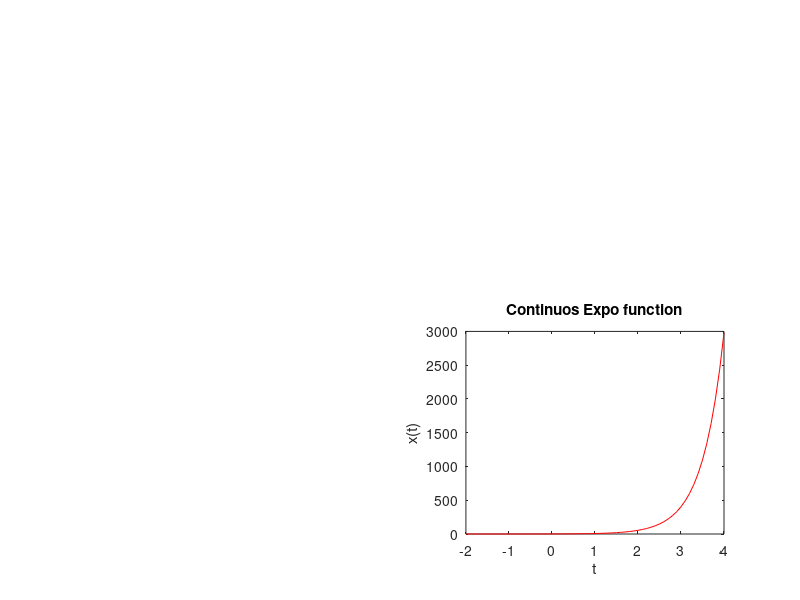

Here is the MATLAB script that generated this plot:
n = 4;
a = 2;
t = -2:0.1:n;
y = exp(a*t);
subplot(2,2,4);
plot(t,y,'r');
ylabel('x(t)');
xlabel('t');
title('Continuos Expo function');